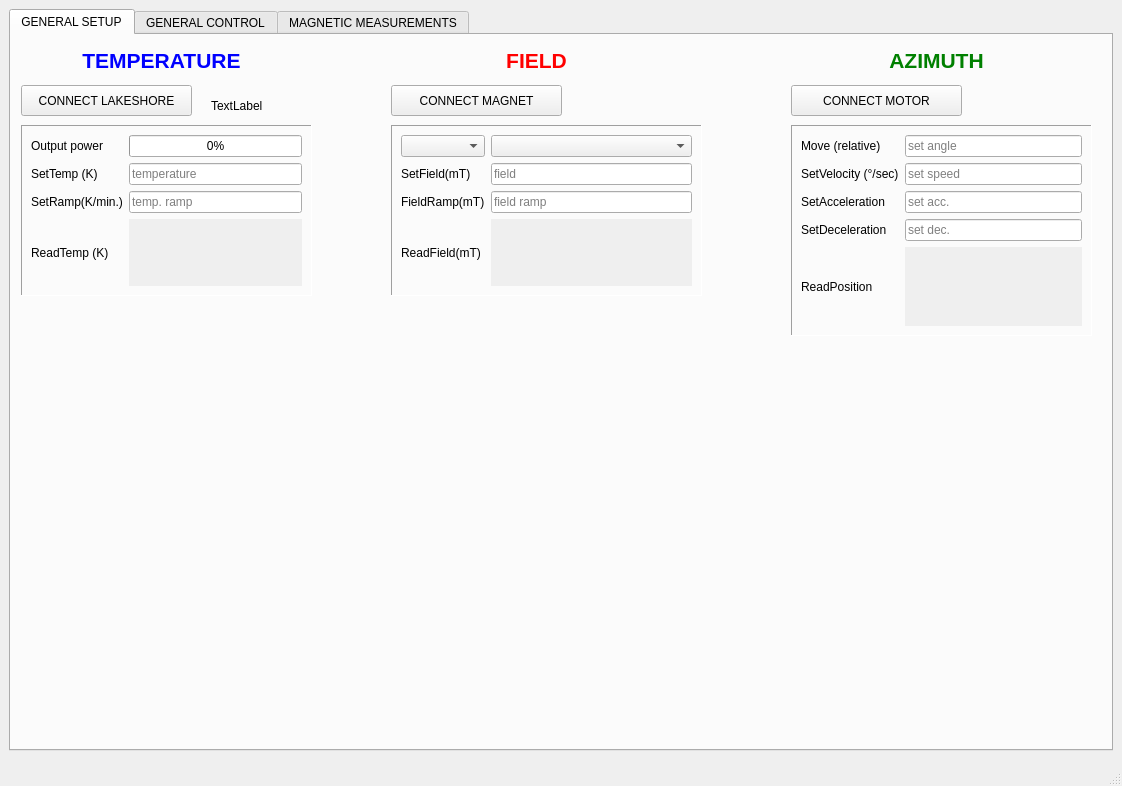
<?xml version="1.0" encoding="UTF-8"?>
<ui version="4.0">
 <class>MainWindow</class>
 <widget class="QMainWindow" name="MainWindow">
  <property name="geometry">
   <rect>
    <x>0</x>
    <y>0</y>
    <width>1122</width>
    <height>786</height>
   </rect>
  </property>
  <property name="sizePolicy">
   <sizepolicy hsizetype="Expanding" vsizetype="Expanding">
    <horstretch>0</horstretch>
    <verstretch>0</verstretch>
   </sizepolicy>
  </property>
  <property name="maximumSize">
   <size>
    <width>1122</width>
    <height>786</height>
   </size>
  </property>
  <property name="windowTitle">
   <string>MOKE CONTROL</string>
  </property>
  <widget class="QWidget" name="centralwidget">
   <property name="sizePolicy">
    <sizepolicy hsizetype="Expanding" vsizetype="Expanding">
     <horstretch>4</horstretch>
     <verstretch>4</verstretch>
    </sizepolicy>
   </property>
   <property name="maximumSize">
    <size>
     <width>1122</width>
     <height>760</height>
    </size>
   </property>
   <layout class="QHBoxLayout" name="horizontalLayout">
    <item>
     <widget class="QTabWidget" name="tabMotionCtrlWidget">
      <property name="sizePolicy">
       <sizepolicy hsizetype="Expanding" vsizetype="Expanding">
        <horstretch>0</horstretch>
        <verstretch>0</verstretch>
       </sizepolicy>
      </property>
      <property name="maximumSize">
       <size>
        <width>1104</width>
        <height>742</height>
       </size>
      </property>
      <property name="currentIndex">
       <number>0</number>
      </property>
      <widget class="QWidget" name="tab">
       <attribute name="title">
        <string>GENERAL SETUP</string>
       </attribute>
       <widget class="QLabel" name="label_6">
        <property name="geometry">
         <rect>
          <x>60</x>
          <y>10</y>
          <width>181</width>
          <height>31</height>
         </rect>
        </property>
        <property name="text">
         <string>&lt;html&gt;&lt;head/&gt;&lt;body&gt;&lt;p align=&quot;center&quot;&gt;&lt;span style=&quot; font-size:16pt; font-weight:600; color:#0000ff;&quot;&gt;TEMPERATURE&lt;/span&gt;&lt;/p&gt;&lt;/body&gt;&lt;/html&gt;</string>
        </property>
       </widget>
       <widget class="QFrame" name="gridFrame_5">
        <property name="geometry">
         <rect>
          <x>10</x>
          <y>90</y>
          <width>291</width>
          <height>171</height>
         </rect>
        </property>
        <property name="frameShape">
         <enum>QFrame::Panel</enum>
        </property>
        <property name="frameShadow">
         <enum>QFrame::Sunken</enum>
        </property>
        <layout class="QGridLayout" name="gridLayout_5">
         <item row="0" column="0">
          <widget class="QLabel" name="label_7">
           <property name="font">
            <font>
             <pointsize>9</pointsize>
            </font>
           </property>
           <property name="text">
            <string>Output power</string>
           </property>
          </widget>
         </item>
         <item row="5" column="1">
          <widget class="QLabel" name="readTempLabel_2">
           <property name="autoFillBackground">
            <bool>true</bool>
           </property>
           <property name="text">
            <string/>
           </property>
          </widget>
         </item>
         <item row="2" column="0">
          <widget class="QLabel" name="label_11">
           <property name="font">
            <font>
             <pointsize>9</pointsize>
            </font>
           </property>
           <property name="text">
            <string>SetTemp (K)</string>
           </property>
          </widget>
         </item>
         <item row="2" column="1">
          <widget class="QLineEdit" name="setTempLine_2">
           <property name="placeholderText">
            <string>temperature</string>
           </property>
          </widget>
         </item>
         <item row="5" column="0">
          <widget class="QLabel" name="label_14">
           <property name="font">
            <font>
             <pointsize>9</pointsize>
            </font>
           </property>
           <property name="text">
            <string>ReadTemp (K)</string>
           </property>
          </widget>
         </item>
         <item row="0" column="1">
          <widget class="QProgressBar" name="tempHeaterOutputBar_2">
           <property name="value">
            <number>0</number>
           </property>
           <property name="orientation">
            <enum>Qt::Horizontal</enum>
           </property>
          </widget>
         </item>
         <item row="3" column="0">
          <widget class="QLabel" name="label_15">
           <property name="font">
            <font>
             <pointsize>9</pointsize>
            </font>
           </property>
           <property name="text">
            <string>SetRamp(K/min.)</string>
           </property>
          </widget>
         </item>
         <item row="3" column="1">
          <widget class="QLineEdit" name="setTempRampLine_2">
           <property name="placeholderText">
            <string>temp. ramp</string>
           </property>
          </widget>
         </item>
        </layout>
       </widget>
       <widget class="QPushButton" name="connectLakeshoreBtn">
        <property name="geometry">
         <rect>
          <x>10</x>
          <y>50</y>
          <width>171</width>
          <height>31</height>
         </rect>
        </property>
        <property name="text">
         <string>CONNECT LAKESHORE</string>
        </property>
       </widget>
       <widget class="QLabel" name="label_16">
        <property name="geometry">
         <rect>
          <x>460</x>
          <y>10</y>
          <width>131</width>
          <height>31</height>
         </rect>
        </property>
        <property name="text">
         <string>&lt;html&gt;&lt;head/&gt;&lt;body&gt;&lt;p align=&quot;center&quot;&gt;&lt;span style=&quot; font-size:16pt; font-weight:600; color:#ff0000;&quot;&gt;FIELD&lt;/span&gt;&lt;/p&gt;&lt;/body&gt;&lt;/html&gt;</string>
        </property>
       </widget>
       <widget class="QLabel" name="label_45">
        <property name="geometry">
         <rect>
          <x>860</x>
          <y>10</y>
          <width>131</width>
          <height>31</height>
         </rect>
        </property>
        <property name="text">
         <string>&lt;html&gt;&lt;head/&gt;&lt;body&gt;&lt;p align=&quot;center&quot;&gt;&lt;span style=&quot; font-size:16pt; font-weight:600; color:#008000;&quot;&gt;AZIMUTH&lt;/span&gt;&lt;/p&gt;&lt;/body&gt;&lt;/html&gt;</string>
        </property>
       </widget>
       <widget class="QFrame" name="gridFrame_11">
        <property name="geometry">
         <rect>
          <x>780</x>
          <y>90</y>
          <width>301</width>
          <height>211</height>
         </rect>
        </property>
        <property name="frameShape">
         <enum>QFrame::Panel</enum>
        </property>
        <property name="frameShadow">
         <enum>QFrame::Sunken</enum>
        </property>
        <layout class="QGridLayout" name="gridLayout_16">
         <item row="4" column="0">
          <widget class="QLabel" name="label_41">
           <property name="font">
            <font>
             <pointsize>9</pointsize>
            </font>
           </property>
           <property name="text">
            <string>ReadPosition</string>
           </property>
          </widget>
         </item>
         <item row="0" column="1">
          <widget class="QLineEdit" name="setRotPositionLine_2">
           <property name="layoutDirection">
            <enum>Qt::RightToLeft</enum>
           </property>
           <property name="placeholderText">
            <string>set angle</string>
           </property>
          </widget>
         </item>
         <item row="4" column="1">
          <widget class="QLabel" name="readPositionLabel_2">
           <property name="autoFillBackground">
            <bool>true</bool>
           </property>
           <property name="text">
            <string/>
           </property>
          </widget>
         </item>
         <item row="1" column="0">
          <widget class="QLabel" name="label_46">
           <property name="font">
            <font>
             <pointsize>9</pointsize>
            </font>
           </property>
           <property name="text">
            <string>SetVelocity (°/sec)</string>
           </property>
          </widget>
         </item>
         <item row="1" column="1">
          <widget class="QLineEdit" name="setRotVelocityLine_2">
           <property name="layoutDirection">
            <enum>Qt::RightToLeft</enum>
           </property>
           <property name="placeholderText">
            <string>set speed</string>
           </property>
          </widget>
         </item>
         <item row="0" column="0">
          <widget class="QLabel" name="label_48">
           <property name="font">
            <font>
             <pointsize>9</pointsize>
            </font>
           </property>
           <property name="text">
            <string>Move (relative)</string>
           </property>
          </widget>
         </item>
         <item row="2" column="0">
          <widget class="QLabel" name="label_47">
           <property name="font">
            <font>
             <pointsize>9</pointsize>
            </font>
           </property>
           <property name="text">
            <string>SetAcceleration</string>
           </property>
          </widget>
         </item>
         <item row="2" column="1">
          <widget class="QLineEdit" name="setRotAccLine_2">
           <property name="layoutDirection">
            <enum>Qt::RightToLeft</enum>
           </property>
           <property name="placeholderText">
            <string>set acc.</string>
           </property>
          </widget>
         </item>
         <item row="3" column="0">
          <widget class="QLabel" name="label_49">
           <property name="font">
            <font>
             <pointsize>9</pointsize>
            </font>
           </property>
           <property name="text">
            <string notr="true">SetDeceleration</string>
           </property>
          </widget>
         </item>
         <item row="3" column="1">
          <widget class="QLineEdit" name="setRotAccLine_3">
           <property name="layoutDirection">
            <enum>Qt::RightToLeft</enum>
           </property>
           <property name="text">
            <string notr="true"/>
           </property>
           <property name="placeholderText">
            <string>set dec.</string>
           </property>
          </widget>
         </item>
        </layout>
       </widget>
       <widget class="QPushButton" name="connectMagnetBtn">
        <property name="geometry">
         <rect>
          <x>380</x>
          <y>50</y>
          <width>171</width>
          <height>31</height>
         </rect>
        </property>
        <property name="text">
         <string>CONNECT MAGNET</string>
        </property>
       </widget>
       <widget class="QPushButton" name="connectMotorBtn">
        <property name="geometry">
         <rect>
          <x>780</x>
          <y>50</y>
          <width>171</width>
          <height>31</height>
         </rect>
        </property>
        <property name="text">
         <string>CONNECT MOTOR</string>
        </property>
       </widget>
       <widget class="QFrame" name="gridFrame_2">
        <property name="geometry">
         <rect>
          <x>380</x>
          <y>90</y>
          <width>311</width>
          <height>171</height>
         </rect>
        </property>
        <property name="frameShape">
         <enum>QFrame::Panel</enum>
        </property>
        <property name="frameShadow">
         <enum>QFrame::Sunken</enum>
        </property>
        <layout class="QGridLayout" name="gridLayout_9">
         <item row="3" column="1">
          <widget class="QLabel" name="readFieldLabel_3">
           <property name="autoFillBackground">
            <bool>true</bool>
           </property>
           <property name="text">
            <string/>
           </property>
          </widget>
         </item>
         <item row="0" column="0">
          <widget class="QComboBox" name="poleTypeCB_2">
           <property name="editable">
            <bool>false</bool>
           </property>
          </widget>
         </item>
         <item row="1" column="1">
          <widget class="QLineEdit" name="setFieldLine_3">
           <property name="placeholderText">
            <string>field</string>
           </property>
          </widget>
         </item>
         <item row="0" column="1">
          <widget class="QComboBox" name="gapValueCB_2"/>
         </item>
         <item row="3" column="0">
          <widget class="QLabel" name="label_17">
           <property name="font">
            <font>
             <pointsize>9</pointsize>
            </font>
           </property>
           <property name="text">
            <string>ReadField(mT)</string>
           </property>
          </widget>
         </item>
         <item row="1" column="0">
          <widget class="QLabel" name="label_18">
           <property name="font">
            <font>
             <pointsize>9</pointsize>
            </font>
           </property>
           <property name="text">
            <string>SetField(mT)</string>
           </property>
          </widget>
         </item>
         <item row="2" column="0">
          <widget class="QLabel" name="label_19">
           <property name="font">
            <font>
             <pointsize>9</pointsize>
            </font>
           </property>
           <property name="text">
            <string>FieldRamp(mT)</string>
           </property>
          </widget>
         </item>
         <item row="2" column="1">
          <widget class="QLineEdit" name="setFieldLine_4">
           <property name="text">
            <string/>
           </property>
           <property name="placeholderText">
            <string>field ramp</string>
           </property>
          </widget>
         </item>
        </layout>
       </widget>
       <widget class="QLabel" name="label_10">
        <property name="geometry">
         <rect>
          <x>200</x>
          <y>60</y>
          <width>65</width>
          <height>21</height>
         </rect>
        </property>
        <property name="text">
         <string>TextLabel</string>
        </property>
       </widget>
      </widget>
      <widget class="QWidget" name="tabTimescan">
       <property name="sizePolicy">
        <sizepolicy hsizetype="Expanding" vsizetype="Expanding">
         <horstretch>0</horstretch>
         <verstretch>0</verstretch>
        </sizepolicy>
       </property>
       <property name="maximumSize">
        <size>
         <width>1100</width>
         <height>705</height>
        </size>
       </property>
       <property name="mouseTracking">
        <bool>false</bool>
       </property>
       <property name="focusPolicy">
        <enum>Qt::ClickFocus</enum>
       </property>
       <property name="acceptDrops">
        <bool>false</bool>
       </property>
       <property name="accessibleName">
        <string/>
       </property>
       <property name="accessibleDescription">
        <string/>
       </property>
       <property name="autoFillBackground">
        <bool>false</bool>
       </property>
       <attribute name="title">
        <string>GENERAL CONTROL</string>
       </attribute>
       <widget class="QFrame" name="gridFrame">
        <property name="geometry">
         <rect>
          <x>4</x>
          <y>467</y>
          <width>241</width>
          <height>221</height>
         </rect>
        </property>
        <property name="frameShape">
         <enum>QFrame::Panel</enum>
        </property>
        <property name="frameShadow">
         <enum>QFrame::Sunken</enum>
        </property>
        <layout class="QGridLayout" name="gridLayout">
         <property name="sizeConstraint">
          <enum>QLayout::SetNoConstraint</enum>
         </property>
         <item row="7" column="0">
          <widget class="QPushButton" name="stopTimescanBtn">
           <property name="text">
            <string>STOP</string>
           </property>
          </widget>
         </item>
         <item row="5" column="0">
          <widget class="QPushButton" name="startTimescanBtn">
           <property name="text">
            <string>START</string>
           </property>
          </widget>
         </item>
         <item row="2" column="0">
          <widget class="QLineEdit" name="saveTimescanFileName">
           <property name="text">
            <string extracomment="save file name"/>
           </property>
           <property name="placeholderText">
            <string>timescan file name (+'.txt' !!!)</string>
           </property>
          </widget>
         </item>
         <item row="0" column="0">
          <widget class="QPushButton" name="workDirBtn">
           <property name="text">
            <string>WorkDir</string>
           </property>
          </widget>
         </item>
         <item row="1" column="0">
          <widget class="QLabel" name="label_5">
           <property name="font">
            <font>
             <weight>75</weight>
             <bold>true</bold>
             <underline>true</underline>
            </font>
           </property>
           <property name="text">
            <string>File Name</string>
           </property>
          </widget>
         </item>
         <item row="3" column="0" rowspan="2">
          <layout class="QGridLayout" name="gridLayout_2">
           <property name="sizeConstraint">
            <enum>QLayout::SetMaximumSize</enum>
           </property>
           <item row="1" column="0">
            <widget class="QRadioButton" name="tempRadioBtn">
             <property name="font">
              <font>
               <pointsize>10</pointsize>
               <weight>50</weight>
               <italic>false</italic>
               <bold>false</bold>
               <underline>false</underline>
               <strikeout>false</strikeout>
               <stylestrategy>PreferDefault</stylestrategy>
              </font>
             </property>
             <property name="text">
              <string>temp</string>
             </property>
            </widget>
           </item>
           <item row="0" column="0">
            <widget class="QLabel" name="label">
             <property name="font">
              <font>
               <weight>75</weight>
               <bold>true</bold>
               <underline>true</underline>
              </font>
             </property>
             <property name="text">
              <string>Sensor</string>
             </property>
            </widget>
           </item>
           <item row="1" column="1">
            <widget class="QRadioButton" name="lockInRadioBtn">
             <property name="font">
              <font>
               <pointsize>10</pointsize>
               <weight>50</weight>
               <bold>false</bold>
              </font>
             </property>
             <property name="text">
              <string>lockIn</string>
             </property>
            </widget>
           </item>
          </layout>
         </item>
        </layout>
       </widget>
       <widget class="PlotWidget" name="graphicsViewTime">
        <property name="geometry">
         <rect>
          <x>248</x>
          <y>8</y>
          <width>841</width>
          <height>681</height>
         </rect>
        </property>
        <property name="sizePolicy">
         <sizepolicy hsizetype="Expanding" vsizetype="Expanding">
          <horstretch>0</horstretch>
          <verstretch>0</verstretch>
         </sizepolicy>
        </property>
        <property name="maximumSize">
         <size>
          <width>1280</width>
          <height>1024</height>
         </size>
        </property>
        <property name="frameShadow">
         <enum>QFrame::Plain</enum>
        </property>
        <property name="lineWidth">
         <number>5</number>
        </property>
       </widget>
       <widget class="QFrame" name="gridFrame_3">
        <property name="geometry">
         <rect>
          <x>5</x>
          <y>34</y>
          <width>241</width>
          <height>121</height>
         </rect>
        </property>
        <property name="frameShape">
         <enum>QFrame::Panel</enum>
        </property>
        <property name="frameShadow">
         <enum>QFrame::Sunken</enum>
        </property>
        <layout class="QGridLayout" name="gridLayout_4">
         <item row="0" column="0">
          <widget class="QLabel" name="label_4">
           <property name="font">
            <font>
             <pointsize>9</pointsize>
            </font>
           </property>
           <property name="text">
            <string>Output power</string>
           </property>
          </widget>
         </item>
         <item row="4" column="1">
          <widget class="QLabel" name="readTempLabel">
           <property name="autoFillBackground">
            <bool>true</bool>
           </property>
           <property name="text">
            <string/>
           </property>
          </widget>
         </item>
         <item row="2" column="0">
          <widget class="QLabel" name="label_8">
           <property name="font">
            <font>
             <pointsize>9</pointsize>
            </font>
           </property>
           <property name="text">
            <string>SetTemp (K)</string>
           </property>
          </widget>
         </item>
         <item row="2" column="1">
          <widget class="QLineEdit" name="setTempLine">
           <property name="placeholderText">
            <string>temperature</string>
           </property>
          </widget>
         </item>
         <item row="4" column="0">
          <widget class="QLabel" name="label_9">
           <property name="font">
            <font>
             <pointsize>9</pointsize>
            </font>
           </property>
           <property name="text">
            <string>ReadTemp (K)</string>
           </property>
          </widget>
         </item>
         <item row="0" column="1">
          <widget class="QProgressBar" name="tempHeaterOutputBar">
           <property name="value">
            <number>0</number>
           </property>
           <property name="orientation">
            <enum>Qt::Horizontal</enum>
           </property>
          </widget>
         </item>
        </layout>
       </widget>
       <widget class="QFrame" name="gridFrame">
        <property name="geometry">
         <rect>
          <x>5</x>
          <y>199</y>
          <width>241</width>
          <height>101</height>
         </rect>
        </property>
        <property name="frameShape">
         <enum>QFrame::Panel</enum>
        </property>
        <property name="frameShadow">
         <enum>QFrame::Sunken</enum>
        </property>
        <layout class="QGridLayout" name="gridLayout_3">
         <item row="1" column="0">
          <widget class="QLabel" name="label_13">
           <property name="font">
            <font>
             <pointsize>9</pointsize>
            </font>
           </property>
           <property name="text">
            <string>ReadField(mT)</string>
           </property>
          </widget>
         </item>
         <item row="0" column="1">
          <widget class="QLineEdit" name="setFieldLine">
           <property name="placeholderText">
            <string>field</string>
           </property>
          </widget>
         </item>
         <item row="0" column="0">
          <widget class="QLabel" name="label_12">
           <property name="font">
            <font>
             <pointsize>9</pointsize>
            </font>
           </property>
           <property name="text">
            <string>SetField(mT)</string>
           </property>
          </widget>
         </item>
         <item row="1" column="1">
          <widget class="QLabel" name="readFieldLabel">
           <property name="autoFillBackground">
            <bool>true</bool>
           </property>
           <property name="text">
            <string/>
           </property>
          </widget>
         </item>
        </layout>
       </widget>
       <widget class="QLabel" name="label_2">
        <property name="geometry">
         <rect>
          <x>50</x>
          <y>9</y>
          <width>141</width>
          <height>20</height>
         </rect>
        </property>
        <property name="text">
         <string>&lt;html&gt;&lt;head/&gt;&lt;body&gt;&lt;p align=&quot;center&quot;&gt;&lt;span style=&quot; font-size:12pt; font-weight:600; color:#0000ff;&quot;&gt;TEMPERATURE&lt;/span&gt;&lt;/p&gt;&lt;/body&gt;&lt;/html&gt;</string>
        </property>
       </widget>
       <widget class="QLabel" name="label_3">
        <property name="geometry">
         <rect>
          <x>70</x>
          <y>175</y>
          <width>111</width>
          <height>20</height>
         </rect>
        </property>
        <property name="text">
         <string>&lt;html&gt;&lt;head/&gt;&lt;body&gt;&lt;p align=&quot;center&quot;&gt;&lt;span style=&quot; font-size:12pt; font-weight:600; color:#ff0000;&quot;&gt;FIELD&lt;/span&gt;&lt;/p&gt;&lt;/body&gt;&lt;/html&gt;</string>
        </property>
       </widget>
       <widget class="QFrame" name="gridFrame_10">
        <property name="geometry">
         <rect>
          <x>4</x>
          <y>340</y>
          <width>241</width>
          <height>91</height>
         </rect>
        </property>
        <property name="frameShape">
         <enum>QFrame::Panel</enum>
        </property>
        <property name="frameShadow">
         <enum>QFrame::Sunken</enum>
        </property>
        <layout class="QGridLayout" name="gridLayout_15">
         <item row="1" column="1">
          <widget class="QLabel" name="readPositionLabel">
           <property name="autoFillBackground">
            <bool>true</bool>
           </property>
           <property name="text">
            <string/>
           </property>
          </widget>
         </item>
         <item row="1" column="0">
          <widget class="QLabel" name="label_40">
           <property name="font">
            <font>
             <pointsize>9</pointsize>
            </font>
           </property>
           <property name="text">
            <string>ReadPosition</string>
           </property>
          </widget>
         </item>
         <item row="0" column="1">
          <widget class="QLineEdit" name="setRotPositionLine">
           <property name="layoutDirection">
            <enum>Qt::RightToLeft</enum>
           </property>
           <property name="placeholderText">
            <string>set angle</string>
           </property>
          </widget>
         </item>
         <item row="0" column="0">
          <widget class="QLabel" name="label_39">
           <property name="font">
            <font>
             <pointsize>9</pointsize>
            </font>
           </property>
           <property name="text">
            <string>Move (relative)</string>
           </property>
          </widget>
         </item>
        </layout>
       </widget>
       <widget class="QLabel" name="label_44">
        <property name="geometry">
         <rect>
          <x>70</x>
          <y>319</y>
          <width>111</width>
          <height>20</height>
         </rect>
        </property>
        <property name="text">
         <string>&lt;html&gt;&lt;head/&gt;&lt;body&gt;&lt;p align=&quot;center&quot;&gt;&lt;span style=&quot; font-size:12pt; font-weight:600; color:#008000;&quot;&gt;AZIMUTH&lt;/span&gt;&lt;/p&gt;&lt;/body&gt;&lt;/html&gt;</string>
        </property>
       </widget>
      </widget>
      <widget class="QWidget" name="tabHysteresis">
       <property name="sizePolicy">
        <sizepolicy hsizetype="Expanding" vsizetype="Expanding">
         <horstretch>0</horstretch>
         <verstretch>0</verstretch>
        </sizepolicy>
       </property>
       <attribute name="title">
        <string>MAGNETIC MEASUREMENTS</string>
       </attribute>
       <widget class="PlotWidget" name="graphicsViewFieldSingle">
        <property name="geometry">
         <rect>
          <x>248</x>
          <y>1</y>
          <width>841</width>
          <height>350</height>
         </rect>
        </property>
        <property name="sizePolicy">
         <sizepolicy hsizetype="Expanding" vsizetype="Expanding">
          <horstretch>0</horstretch>
          <verstretch>0</verstretch>
         </sizepolicy>
        </property>
        <property name="maximumSize">
         <size>
          <width>911</width>
          <height>681</height>
         </size>
        </property>
        <property name="frameShadow">
         <enum>QFrame::Plain</enum>
        </property>
       </widget>
       <widget class="QFrame" name="gridFrame_4">
        <property name="geometry">
         <rect>
          <x>4</x>
          <y>70</y>
          <width>241</width>
          <height>191</height>
         </rect>
        </property>
        <property name="frameShape">
         <enum>QFrame::Panel</enum>
        </property>
        <property name="frameShadow">
         <enum>QFrame::Sunken</enum>
        </property>
        <layout class="QGridLayout" name="gridLayout_7">
         <property name="sizeConstraint">
          <enum>QLayout::SetNoConstraint</enum>
         </property>
         <item row="8" column="0" colspan="2">
          <layout class="QHBoxLayout" name="horizontalLayout_6">
           <item>
            <widget class="QLineEdit" name="maxFieldLine">
             <property name="font">
              <font>
               <family>Cantarell</family>
               <pointsize>11</pointsize>
              </font>
             </property>
             <property name="accessibleName">
              <string/>
             </property>
             <property name="text">
              <string/>
             </property>
             <property name="frame">
              <bool>true</bool>
             </property>
             <property name="placeholderText">
              <string>field</string>
             </property>
            </widget>
           </item>
           <item>
            <widget class="QLineEdit" name="stepFieldLine">
             <property name="font">
              <font>
               <family>Cantarell</family>
               <pointsize>11</pointsize>
              </font>
             </property>
             <property name="accessibleName">
              <string/>
             </property>
             <property name="text">
              <string/>
             </property>
             <property name="frame">
              <bool>true</bool>
             </property>
             <property name="placeholderText">
              <string>step</string>
             </property>
            </widget>
           </item>
           <item>
            <widget class="QLineEdit" name="noHystCycles">
             <property name="font">
              <font>
               <family>Cantarell</family>
               <pointsize>11</pointsize>
              </font>
             </property>
             <property name="placeholderText">
              <string>cycles</string>
             </property>
            </widget>
           </item>
          </layout>
         </item>
         <item row="1" column="0" colspan="2">
          <layout class="QHBoxLayout" name="horizontalLayout_8">
           <item>
            <widget class="QLineEdit" name="saveHystFileName">
             <property name="placeholderText">
              <string>Hysteresis file name (+'.txt' !!!)</string>
             </property>
            </widget>
           </item>
          </layout>
         </item>
         <item row="0" column="0" colspan="2">
          <widget class="QPushButton" name="workDirBtn_1">
           <property name="text">
            <string>WorkDir</string>
           </property>
          </widget>
         </item>
         <item row="9" column="0" colspan="2">
          <widget class="QPushButton" name="startHystBtn">
           <property name="sizePolicy">
            <sizepolicy hsizetype="Minimum" vsizetype="Fixed">
             <horstretch>0</horstretch>
             <verstretch>0</verstretch>
            </sizepolicy>
           </property>
           <property name="text">
            <string>START</string>
           </property>
          </widget>
         </item>
         <item row="11" column="0" colspan="2">
          <widget class="QPushButton" name="cancelHystBtn">
           <property name="text">
            <string>CANCEL</string>
           </property>
          </widget>
         </item>
        </layout>
       </widget>
       <widget class="PlotWidget" name="graphicsViewFieldSingleMulti">
        <property name="geometry">
         <rect>
          <x>247</x>
          <y>355</y>
          <width>841</width>
          <height>350</height>
         </rect>
        </property>
        <property name="sizePolicy">
         <sizepolicy hsizetype="Expanding" vsizetype="Expanding">
          <horstretch>0</horstretch>
          <verstretch>0</verstretch>
         </sizepolicy>
        </property>
        <property name="maximumSize">
         <size>
          <width>911</width>
          <height>681</height>
         </size>
        </property>
        <property name="frameShadow">
         <enum>QFrame::Plain</enum>
        </property>
       </widget>
       <widget class="QFrame" name="gridFrame_6">
        <property name="geometry">
         <rect>
          <x>2</x>
          <y>330</y>
          <width>241</width>
          <height>191</height>
         </rect>
        </property>
        <property name="frameShape">
         <enum>QFrame::Panel</enum>
        </property>
        <property name="frameShadow">
         <enum>QFrame::Sunken</enum>
        </property>
        <layout class="QGridLayout" name="gridLayout_8">
         <item row="0" column="0">
          <widget class="QLabel" name="label_23">
           <property name="font">
            <font>
             <pointsize>9</pointsize>
             <weight>75</weight>
             <bold>true</bold>
            </font>
           </property>
           <property name="text">
            <string>Coil current(A)</string>
           </property>
          </widget>
         </item>
         <item row="0" column="1">
          <widget class="QProgressBar" name="currOutputBar">
           <property name="acceptDrops">
            <bool>false</bool>
           </property>
           <property name="minimum">
            <number>-200</number>
           </property>
           <property name="maximum">
            <number>200</number>
           </property>
           <property name="value">
            <number>0</number>
           </property>
           <property name="textVisible">
            <bool>true</bool>
           </property>
           <property name="orientation">
            <enum>Qt::Horizontal</enum>
           </property>
           <property name="format">
            <string>%p%</string>
           </property>
          </widget>
         </item>
         <item row="4" column="1">
          <widget class="QLineEdit" name="setDemagStepsLine">
           <property name="layoutDirection">
            <enum>Qt::RightToLeft</enum>
           </property>
           <property name="placeholderText">
            <string>field rate(mT/step)</string>
           </property>
          </widget>
         </item>
         <item row="2" column="0">
          <widget class="QLabel" name="label_26">
           <property name="font">
            <font>
             <pointsize>9</pointsize>
             <weight>75</weight>
             <bold>true</bold>
            </font>
           </property>
           <property name="text">
            <string>ReadField(T)</string>
           </property>
          </widget>
         </item>
         <item row="5" column="1">
          <layout class="QGridLayout" name="gridLayout_6">
           <item row="0" column="1">
            <widget class="QRadioButton" name="rotateYESradioBtn">
             <property name="font">
              <font>
               <family>Helvetica Neue</family>
               <pointsize>12</pointsize>
               <weight>75</weight>
               <bold>true</bold>
              </font>
             </property>
             <property name="text">
              <string>Y</string>
             </property>
            </widget>
           </item>
           <item row="0" column="2">
            <widget class="QRadioButton" name="rotateNOradioBtn">
             <property name="font">
              <font>
               <family>Helvetica Neue</family>
               <pointsize>12</pointsize>
               <weight>75</weight>
               <bold>true</bold>
              </font>
             </property>
             <property name="text">
              <string>N</string>
             </property>
            </widget>
           </item>
          </layout>
         </item>
         <item row="5" column="0">
          <widget class="QLabel" name="label_28">
           <property name="font">
            <font>
             <family>Cantarell</family>
             <pointsize>10</pointsize>
             <weight>75</weight>
             <bold>true</bold>
            </font>
           </property>
           <property name="text">
            <string>ROTATE?</string>
           </property>
          </widget>
         </item>
         <item row="1" column="0">
          <widget class="QLabel" name="label_25">
           <property name="font">
            <font>
             <pointsize>9</pointsize>
             <weight>75</weight>
             <bold>true</bold>
            </font>
           </property>
           <property name="text">
            <string>SetField(T)</string>
           </property>
          </widget>
         </item>
         <item row="1" column="1">
          <widget class="QLineEdit" name="setFieldLine_2">
           <property name="layoutDirection">
            <enum>Qt::RightToLeft</enum>
           </property>
           <property name="placeholderText">
            <string>field (mT)</string>
           </property>
          </widget>
         </item>
         <item row="2" column="1">
          <widget class="QLabel" name="readFieldLabel_2">
           <property name="autoFillBackground">
            <bool>true</bool>
           </property>
           <property name="text">
            <string/>
           </property>
          </widget>
         </item>
         <item row="4" column="0">
          <widget class="QLabel" name="label_22">
           <property name="font">
            <font>
             <pointsize>10</pointsize>
             <weight>75</weight>
             <bold>true</bold>
            </font>
           </property>
           <property name="text">
            <string>RATE</string>
           </property>
          </widget>
         </item>
        </layout>
       </widget>
       <widget class="QPushButton" name="demagBtn">
        <property name="geometry">
         <rect>
          <x>30</x>
          <y>530</y>
          <width>191</width>
          <height>51</height>
         </rect>
        </property>
        <property name="font">
         <font>
          <family>Optima</family>
          <pointsize>24</pointsize>
          <weight>75</weight>
          <bold>true</bold>
         </font>
        </property>
        <property name="text">
         <string>DEMAG-it</string>
        </property>
       </widget>
      </widget>
     </widget>
    </item>
   </layout>
  </widget>
  <widget class="QStatusBar" name="statusbar"/>
 </widget>
 <customwidgets>
  <customwidget>
   <class>PlotWidget</class>
   <extends>QGraphicsView</extends>
   <header>pyqtgraph</header>
  </customwidget>
 </customwidgets>
 <resources/>
 <connections/>
</ui>
